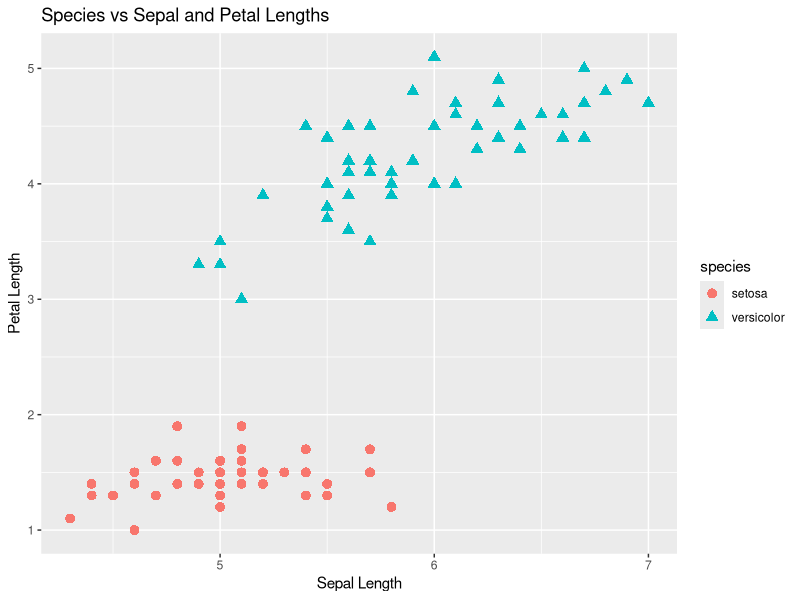
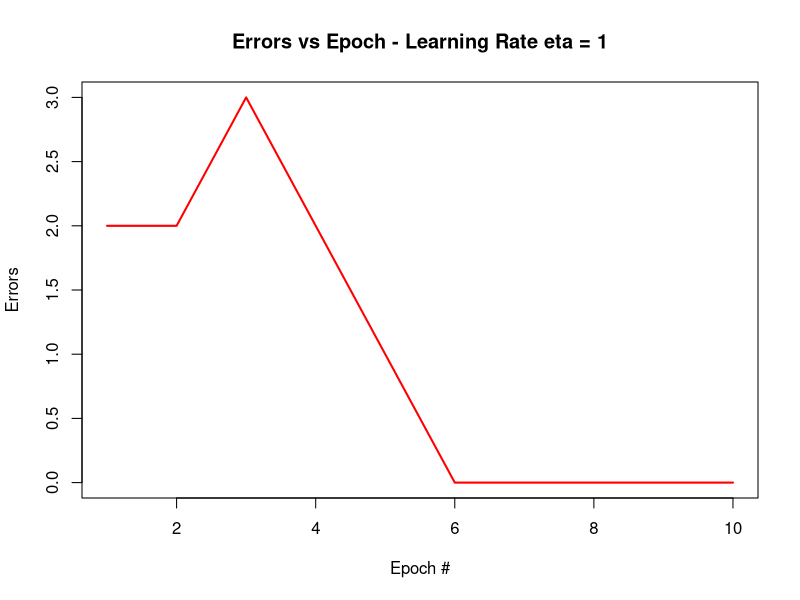

Write R code to recreate these figures, in order.
## ---- chunk 1
library(dplyr)
library(ggplot2)
## ---- chunk 2
data(iris)
irissubdf <- filter(iris, Species != "virginica") %>% 
  select(c(1, 3, 5))
names(irissubdf) <- c("sepal", "petal", "species")
## ---- chunk 3
ggplot(irissubdf, aes(x = sepal, y = petal)) + 
        geom_point(aes(colour = species, shape = species), size = 3) +
        xlab("Sepal Length") + 
        ylab("Petal Length") + 
        ggtitle("Species vs Sepal and Petal Lengths")
## ---- chunk 4
irissubdf[, 4] <- 1
irissubdf[irissubdf[, 3] == "setosa", 4] <- -1
## ---- chunk 5
x <- irissubdf[, c(1, 2)]
y <- irissubdf[, 4]
## ---- chunk 6
head(x, n = 3)
tail(x, n = 3)
head(y)
tail(y)
## ---- chunk 7
heaviside <- function(z) {
  if(z < 0) {
    ypred <- -1
  } else {
    ypred <- 1
  }
  
  return(ypred)
}

sigmoid <- function(z) {
  ypred <- 1 / (1 + exp(-z))
  return(ypred)
}

tanh <- function(z) {
  ypred <- (exp(z) - exp(-z)) / (exp(z) + exp(-z))
  return(ypred)
}

relu <- function(z) {
  ypred <- max(0, z)
  return(ypred)
}
## ---- chunk 8
perceptron <- function(x, y, eta, n_iter) {
  
        # Step 1
        # Initialize weight vector with the number of columns in x, plus 1 (the bias)
        # Initialize with 0 for each value
        weight <- rep(0, dim(x)[2] + 1)
        
        # Initialize the error vector with the number of epochs
        # Initialize with 0 for each epoch
        errors <- rep(0, n_iter)
        
        # Step 2
        # Loop over number of epochs (n_iter)
        for (j in 1:n_iter) {
                
                # Step 3
                # Loop through the data
                for (i in 1:length(y)) {
                        
                        # Step 4: Transformation Function
                        # Calculate scalar, z, from input (observation attributes) and current weight vector
                        z <- sum(weight[2:length(weight)] * as.numeric(x[i, ])) + weight[1]

                        # Step 5: Activation Function
                        # Uncomment the function you want to use and comment the others
                        
                        # Heaviside step functions assigns a binary classification to predicted value
                        # based on sign (positive or negative) of z
                        ypred <- heaviside(z)
                        
                        # sigmoid function returns a real number between 0 and 1, meant to simulate neurons
                        #ypred <- sigmoid(z)
                        
                        # tanh function returns a real number between -1 and 1, sortof normalizes sigmoid
                        #ypred <- tanh(z)
                        
                        # relu function returns a either 0 or 1, mitigates tanh and sigmoid slow learning tendency when the function levels out
                        #ypred <- relu(z)
                        
                        # Step 6: Update Function
                        # Change the weight vector if the predicted value and actual value are different
                        # Otherwise, don't do anything
                        weightdiff <- eta * (y[i] - ypred) * c(1, as.numeric(x[i, ]))
                        weight <- weight + weightdiff
                        
                        
                        # Step 7: Update error vector
                        if ((y[i] - ypred) != 0.0) {
                                errors[j] <- errors[j] + 1
                        }
                        
                }
                # Step 8: Continue iterating through observations of this epoch
        }
        # Step 9: Move to the next epoch
        
        # Step 10: Return a list with final weights and error vector
        results <- list("weights" = weight, "errors" = errors)
        return(results)
}
## ---- chunk 9
results <- perceptron(x, y, 1, 10)
## ---- chunk 10
print(results$weights)
## ---- chunk 11
print(results$errors)
## ---- chunk 12
plot(1:10, results$errors, type = "l", lwd = 2, col = "red", xlab = "Epoch #", ylab = "Errors")
title("Errors vs Epoch - Learning Rate eta = 1")
